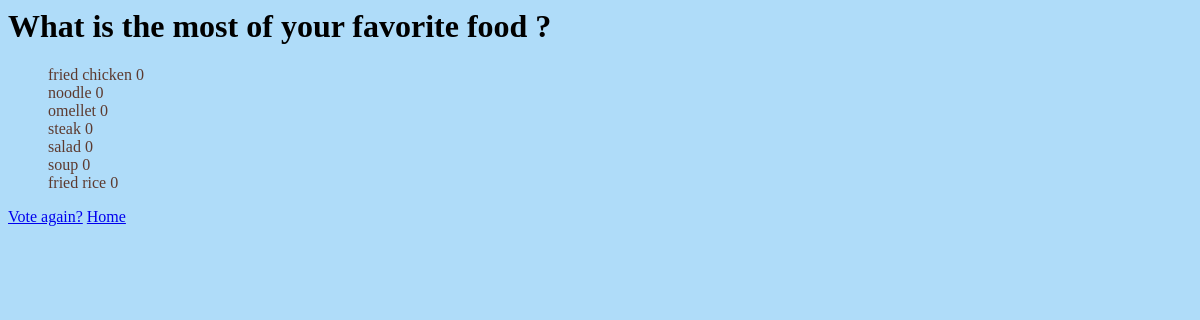
The app's page /polls/2/results/ with its own data.
### polls/models.py (models this page shows, shortened)
class Question(models.Model):
    question_text = models.CharField(max_length=200)
    pub_date = models.DateTimeField('date published')
    end_date = models.DateTimeField('date ended', null=True)
    def is_published(self):
        return timezone.localtime() >= self.pub_date
    def can_vote(self):
        if self.end_date:
            return self.pub_date <= timezone.localtime() <= self.end_date
        return self.is_published()

class Choice(models.Model):
    question = models.ForeignKey(Question, on_delete=models.CASCADE)
    choice_text = models.CharField(max_length=200)
    @property
    def votes(self) -> int:
        return Vote.objects.filter(choice=self).count()

### polls/views.py (the view)
# urls.py: path('<int:pk>/results/', views.ResultsView.as_view(), name='results'),
class ResultsView(generic.DetailView):
    model = Question
    template_name = 'polls/results.html'
    def get(self, request, pk):
        try:
            question = Question.objects.get(pk=pk)
        except (KeyError, Question.DoesNotExist):
            messages.error(request, 'Access to question denied.')
            return HttpResponseRedirect(reverse('polls:index'))
        if question.is_published():
            return render(request, 'polls/results.html',
                          {'question': question})
        messages.error(request, 'Access to question denied.')
        return HttpResponseRedirect(reverse('polls:index'))

### polls/templates/polls/results.html (shortened to what this page needs)
{% load static %}
<link rel="stylesheet" href="{% static 'polls/style.css' %}">
<html>
<head>
</head>
<body>
    <div class="polls">
        <h1>{{ question.question_text }}</h1>
        <ul>
            {% for choice in question.choice_set.all %}
            <li>
                <a>{{ choice.choice_text }}</a>
                <a>{{ choice.votes }}</a>
            </li>
            {% endfor %}
        </ul>
        {% if question.can_vote %}
        <a href="{% url 'polls:detail' question.id %}">Vote again?</a>
        {% endif %}
        <a href="{% url 'polls:index' %}">Home</a>
    </div>
</body>
</html>

### polls/static/polls/style.css (style rules this page uses)
li a { color: rgb(93, 58, 47); }
body { background: #afdcf9 no-repeat; font-family: Comic Sans MS; text-align: left; }
ul { list-style: none; }

### records on screen
Question: question_text "What is the most of your favorite food ?"
Choice: choice_text "fried chicken", votes "0"
Choice: choice_text "noodle", votes "0"
Choice: choice_text "omellet", votes "0"
Choice: choice_text "steak", votes "0"
Choice: choice_text "salad", votes "0"
Choice: choice_text "soup", votes "0"
Choice: choice_text "fried rice", votes "0"
